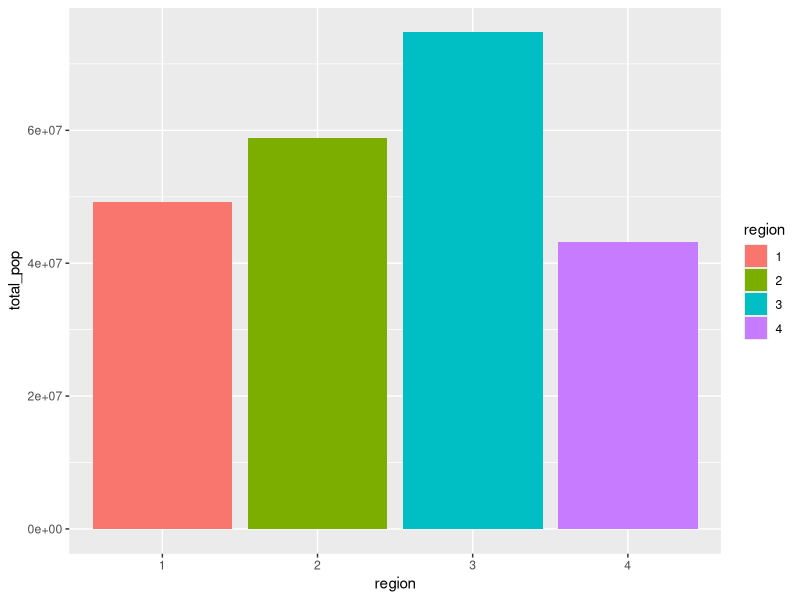
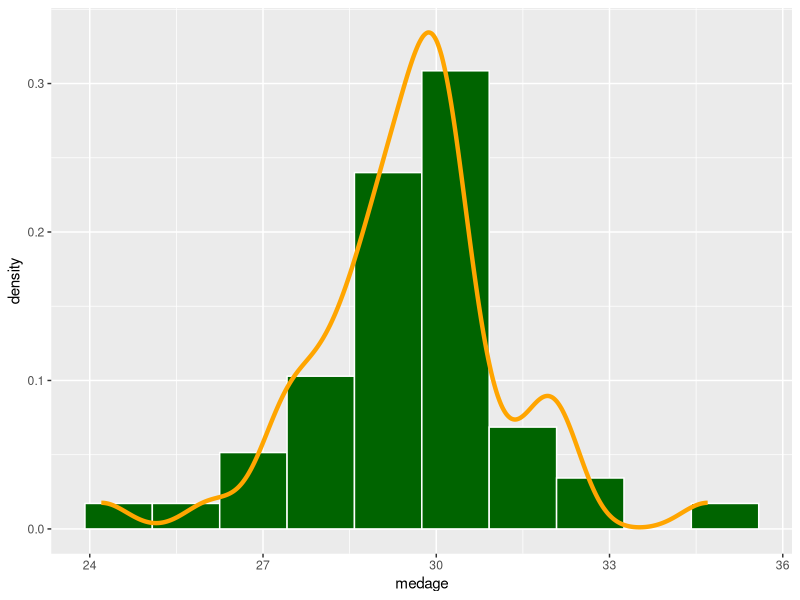

Write the R code that produced these figures, in order.
## ---- chunk 1
knitr::opts_chunk$set(echo = TRUE)
## ---- chunk 2
# Crear dado honesto
library(tidyverse)
(dado_honesto = sample(1:6, 100, replace = TRUE))
# Tabla frecuencias absolutas con table
table(dado_honesto)
# Tabla frecuencias relativas con table a 2sf
signif(prop.table(table(dado_honesto)), 2)
# Tabla frecuencias absolutas con dplyr
tabla <- as.data.frame(dado_honesto)
tabla %>%
  count(dado_honesto)
# Tabla frecuencias relativas con dplyr
 tabla %>% 
        count(dado_honesto) %>% 
          mutate(dado_honesto, relFreq = prop.table(n), n=NULL)

## ---- chunk 3
# Número cargado 6 valga el doble
dado_cargado = sample(1:6, 100, replace = TRUE, prob = c(1/7, 1/7, 1/7, 1/7, 1/7, 2/7))
# Tabla frecuencias absolutas con table
table(dado_cargado)
# Tabla frecuencias relativas con table a 2sf
signif(prop.table(table(dado_cargado)), 2)
# Tabla frecuencias absolutas con dplyr
tabla <- as.data.frame(dado_cargado)
tabla %>%
  count(dado_cargado)
# Tabla frecuencias relativas con dplyr
 tabla %>% 
        count(dado_cargado) %>% 
          mutate(dado_cargado, relFreq = prop.table(n), n=NULL)
  
## ---- chunk 4
n <- 4
v1 <- rep(seq(4:1), each = n)
(v2 <-  rep(seq(1:5), times=c(1,2,3,4,5)))
(v3 <- rep(seq(1:4), times=4))

## ---- chunk 5
mpg2 <- mpg %>% 
  filter(mpg$class == 'pickup')%>%
    select(starts_with('c'))

## ---- chunk 6
library(haven)
library(ggplot2)
census = read_dta("./data/census.dta")
## ---- chunk 7
(table2 <- census %>% 
  group_by(region) %>% 
  summarise(total_pop = sum(pop)))
## ---- chunk 8
# Pasar variable region de tabla a fct
table2$region <- as.factor(table2$region)
# Barplot
ggplot(table2, aes(x=region, y=total_pop, fill=region)) + 
  geom_bar(stat = "identity")
## ---- chunk 9
census %>% 
  select(state,pop) %>% 
  arrange(across(pop,desc))
## ---- chunk 10
census <- census %>% 
  mutate(tasa = divorce/marriage) 
census %>% 
  select(state, tasa)

## ---- chunk 11
census %>% 
  mutate(prop65p = pop65p/pop) %>% 
  select(state, medage, prop65p) %>% 
  arrange(across(medage,desc)) %>% 
  head(10)
## ---- chunk 12
ggplot(census, aes(x = medage)) + 
  geom_histogram(aes(y=stat(density)), 
                 bins = 10, fill = "darkgreen", color="white")  + 
  geom_density(color="orange", size=1.5)

